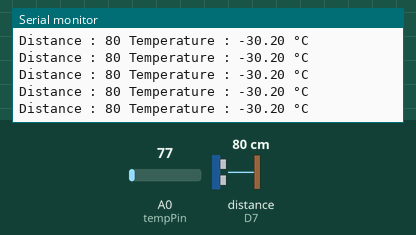
Recording of a sketch running on a simulated ESP8266 (NodeMCU). Shown: the last lines printed to the serial monitor. Wiring (inferred from the names in the program): ultrasonic range finder: trigger D6; echo D7. The inputs (shaded band) are chosen by the test bench; at power-on: distance to the obstacle (sensor on D7) 80 cm, A0 (tempPin) = 77. The echo pulse lasts 58.3 µs per cm.

Above: at 1.2 s.
1.3 s: distance to the obstacle (sensor on D7) set to 2 cm
At 1.35 s:
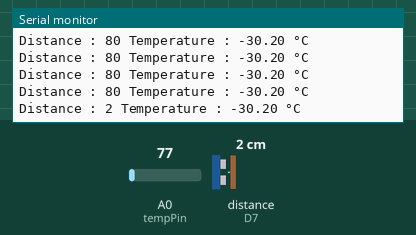
2.8 s: A0 (tempPin) set to 92
At 2.82 s:
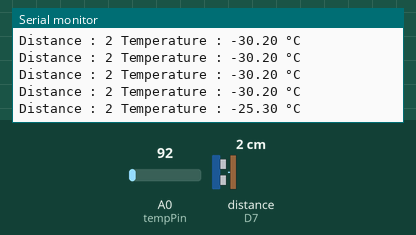
4.3 s: distance to the obstacle (sensor on D7) set to 4 cm
At 4.3 s:
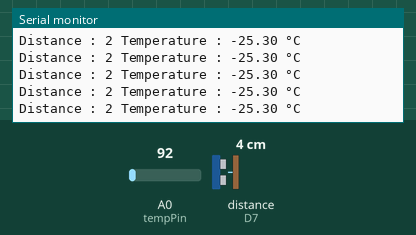
5.8 s: A0 (tempPin) set to 107
At 5.83 s:
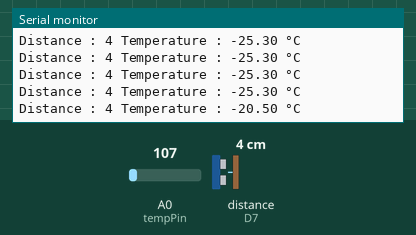
Timing chart, 0 to 8.3 s (numbered marks = the images above; inputs shaded):
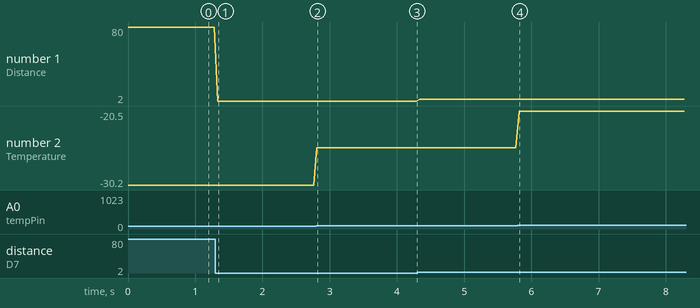

Measured:
- after the input at 1.3 s, the serial monitor: prints a new line at once (image 1)
- after the input at 2.8 s, the serial monitor: prints a new line at once (image 2)
- after the input at 5.8 s, the serial monitor: prints a new line at once (image 4)
- plotted number 1: 80 → 2 after the input at 1.3 s, 2 → 4 after the input at 4.3 s
- plotted number 2: -30.2 → -25.3 after the input at 2.8 s, -25.3 → -20.5 after the input at 5.8 s

The sketch:

one_sensor.ino
```cpp
#include "DHT.h"

#define echoPin D7 // Echo Pin
#define trigPin D6 // Trigger Pin
#define tempPin A0 // DHT pin

long duration, distance; // Duration used to calculate distance

void setup()
{
Serial.begin (9600);
pinMode(trigPin, OUTPUT);
pinMode(echoPin, INPUT);
pinMode(tempPin, INPUT);
}

void loop()
{
/* The following trigPin/echoPin cycle is used to determine the
distance of the nearest object by bouncing soundwaves off of it. */

int reading = analogRead(tempPin);
reading = map(reading,0,1023,0,3300);

float t = (reading - 550) * 0.1;

digitalWrite(trigPin, LOW);
delayMicroseconds(2);
digitalWrite(trigPin, HIGH);
delayMicroseconds(10);
digitalWrite(trigPin, LOW);
duration = pulseIn(echoPin, HIGH);
//Calculate the distance (in cm) based on the speed of sound.
distance = duration/58.2;
Serial.print("Distance : ");
Serial.print(distance);
Serial.print(" Temperature : ");
Serial.print(t);
Serial.print(" \xC2\xB0");
Serial.println("C");
//Delay 50ms before next reading.
delay(50);
}
```
